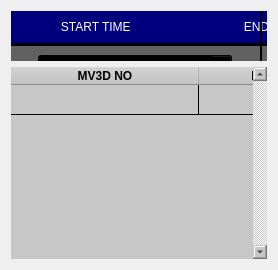
       <widget class="QWidget" name="real_time_tab">
        <attribute name="title">
         <string>REAL-TIME</string>
        </attribute>
        <layout class="QGridLayout" name="gridLayout_3">
         <item row="0" column="0">
          <widget class="QFrame" name="frame_2">
           <property name="sizePolicy">
            <sizepolicy hsizetype="Minimum" vsizetype="Minimum">
             <horstretch>0</horstretch>
             <verstretch>0</verstretch>
            </sizepolicy>
           </property>
           <property name="minimumSize">
            <size>
             <width>0</width>
             <height>50</height>
            </size>
           </property>
           <property name="maximumSize">
            <size>
             <width>16777215</width>
             <height>80</height>
            </size>
           </property>
           <property name="frameShape">
            <enum>QFrame::StyledPanel</enum>
           </property>
           <property name="frameShadow">
            <enum>QFrame::Raised</enum>
           </property>
           <widget class="Line" name="line_10">
            <property name="geometry">
             <rect>
              <x>0</x>
              <y>25</y>
              <width>971</width>
              <height>17</height>
             </rect>
            </property>
            <property name="frameShadow">
             <enum>QFrame::Plain</enum>
            </property>
            <property name="lineWidth">
             <number>3</number>
            </property>
            <property name="orientation">
             <enum>Qt::Horizontal</enum>
            </property>
           </widget>
           <widget class="QLabel" name="label_11">
            <property name="geometry">
             <rect>
              <x>0</x>
              <y>0</y>
              <width>971</width>
              <height>32</height>
             </rect>
            </property>
            <property name="styleSheet">
             <string notr="true">font: 75 bold 10pt &quot;Sans Serif&quot;;
color: rgb(255, 255, 255);
background-color: rgb(0, 0, 127);</string>
            </property>
            <property name="text">
             <string>               START TIME                                  END TIME                          MV3D NO                                 EXPORT</string>
            </property>
           </widget>
           <widget class="QLabel" name="label_12">
            <property name="geometry">
             <rect>
              <x>0</x>
              <y>35</y>
              <width>971</width>
              <height>44</height>
             </rect>
            </property>
            <property name="styleSheet">
             <string notr="true">font: 75 bold 10pt &quot;Sans Serif&quot;;
color: rgb(255, 255, 255);
background-color: rgb(97, 97, 97);</string>
            </property>
            <property name="text">
             <string/>
            </property>
           </widget>
           <widget class="QPushButton" name="save_flt_button">
            <property name="geometry">
             <rect>
              <x>704</x>
              <y>44</y>
              <width>221</width>
              <height>26</height>
             </rect>
            </property>
            <property name="font">
             <font>
              <family>Sans Serif</family>
              <pointsize>10</pointsize>
              <weight>50</weight>
              <italic>false</italic>
              <bold>false</bold>
             </font>
            </property>
            <property name="styleSheet">
             <string notr="true">background-color: rgb(0, 0, 0);
font: 10pt &quot;Sans Serif&quot;;
color: rgb(255, 255, 255);</string>
            </property>
            <property name="text">
             <string>EXPORT FAULT LOGS</string>
            </property>
           </widget>
           <widget class="Line" name="line_11">
            <property name="geometry">
             <rect>
              <x>240</x>
              <y>0</y>
              <width>20</width>
              <height>101</height>
             </rect>
            </property>
            <property name="frameShadow">
             <enum>QFrame::Plain</enum>
            </property>
            <property name="lineWidth">
             <number>2</number>
            </property>
            <property name="orientation">
             <enum>Qt::Vertical</enum>
            </property>
           </widget>
           <widget class="Line" name="line_12">
            <property name="geometry">
             <rect>
              <x>490</x>
              <y>0</y>
              <width>20</width>
              <height>101</height>
             </rect>
            </property>
            <property name="frameShadow">
             <enum>QFrame::Plain</enum>
            </property>
            <property name="lineWidth">
             <number>2</number>
            </property>
            <property name="orientation">
             <enum>Qt::Vertical</enum>
            </property>
           </widget>
           <widget class="QDateTimeEdit" name="faultstartdate">
            <property name="geometry">
             <rect>
              <x>27</x>
              <y>44</y>
              <width>194</width>
              <height>25</height>
             </rect>
            </property>
            <property name="styleSheet">
             <string notr="true">background-color: rgb(0, 0, 0);
font: 10pt &quot;Sans Serif&quot;;
color: rgb(255, 255, 255);</string>
            </property>
            <property name="alignment">
             <set>Qt::AlignLeading|Qt::AlignLeft|Qt::AlignVCenter</set>
            </property>
            <property name="buttonSymbols">
             <enum>QAbstractSpinBox::NoButtons</enum>
            </property>
            <property name="date">
             <date>
              <year>2019</year>
              <month>4</month>
              <day>6</day>
             </date>
            </property>
            <property name="displayFormat">
             <string>ddd dd MMMM yyyy</string>
            </property>
            <property name="calendarPopup">
             <bool>true</bool>
            </property>
           </widget>
           <widget class="QDateTimeEdit" name="faultenddate">
            <property name="geometry">
             <rect>
              <x>277</x>
              <y>44</y>
              <width>194</width>
              <height>25</height>
             </rect>
            </property>
            <property name="styleSheet">
             <string notr="true">background-color: rgb(0, 0, 0);
font: 10pt &quot;Sans Serif&quot;;
color: rgb(255, 255, 255);</string>
            </property>
            <property name="alignment">
             <set>Qt::AlignLeading|Qt::AlignLeft|Qt::AlignVCenter</set>
            </property>
            <property name="date">
             <date>
              <year>2019</year>
              <month>4</month>
              <day>6</day>
             </date>
            </property>
            <property name="displayFormat">
             <string>ddd dd MMMM yyyy</string>
            </property>
            <property name="calendarPopup">
             <bool>true</bool>
            </property>
           </widget>
           <widget class="QComboBox" name="grep_mv3d_exp">
            <property name="geometry">
             <rect>
              <x>540</x>
              <y>44</y>
              <width>81</width>
              <height>25</height>
             </rect>
            </property>
            <property name="font">
             <font>
              <family>Sans Serif</family>
              <pointsize>10</pointsize>
              <weight>50</weight>
              <italic>false</italic>
              <bold>false</bold>
             </font>
            </property>
            <property name="styleSheet">
             <string notr="true">background-color: rgb(0, 0, 0);
font: 10pt &quot;Sans Serif&quot;;
color: rgb(255, 255, 255);</string>
            </property>
            <item>
             <property name="text">
              <string>ALL</string>
             </property>
            </item>
            <item>
             <property name="text">
              <string>3D0068</string>
             </property>
            </item>
            <item>
             <property name="text">
              <string>3D0069</string>
             </property>
            </item>
            <item>
             <property name="text">
              <string>3D0070</string>
             </property>
            </item>
            <item>
             <property name="text">
              <string>3D0078</string>
             </property>
            </item>
           </widget>
           <widget class="Line" name="line_18">
            <property name="geometry">
             <rect>
              <x>650</x>
              <y>0</y>
              <width>20</width>
              <height>101</height>
             </rect>
            </property>
            <property name="frameShadow">
             <enum>QFrame::Plain</enum>
            </property>
            <property name="lineWidth">
             <number>2</number>
            </property>
            <property name="orientation">
             <enum>Qt::Vertical</enum>
            </property>
           </widget>
          </widget>
         </item>
         <item row="1" column="0">
          <widget class="QTableWidget" name="faulttable">
           <property name="sizePolicy">
            <sizepolicy hsizetype="Preferred" vsizetype="Preferred">
             <horstretch>0</horstretch>
             <verstretch>0</verstretch>
            </sizepolicy>
           </property>
           <property name="minimumSize">
            <size>
             <width>0</width>
             <height>0</height>
            </size>
           </property>
           <property name="styleSheet">
            <string notr="true">gridline-color: rgb(0, 0, 0);
background-color: rgb(199, 199, 199);</string>
           </property>
           <property name="frameShape">
            <enum>QFrame::NoFrame</enum>
           </property>
           <property name="verticalScrollBarPolicy">
            <enum>Qt::ScrollBarAlwaysOn</enum>
           </property>
           <property name="horizontalScrollBarPolicy">
            <enum>Qt::ScrollBarAlwaysOff</enum>
           </property>
           <property name="editTriggers">
            <set>QAbstractItemView::NoEditTriggers</set>
           </property>
           <property name="alternatingRowColors">
            <bool>false</bool>
           </property>
           <property name="showGrid">
            <bool>true</bool>
           </property>
           <property name="gridStyle">
            <enum>Qt::SolidLine</enum>
           </property>
           <property name="sortingEnabled">
            <bool>false</bool>
           </property>
           <property name="wordWrap">
            <bool>false</bool>
           </property>
           <property name="rowCount">
            <number>1</number>
           </property>
           <attribute name="horizontalHeaderVisible">
            <bool>true</bool>
           </attribute>
           <attribute name="horizontalHeaderCascadingSectionResizes">
            <bool>true</bool>
           </attribute>
           <attribute name="horizontalHeaderDefaultSectionSize">
            <number>188</number>
           </attribute>
           <attribute name="horizontalHeaderHighlightSections">
            <bool>true</bool>
           </attribute>
           <attribute name="horizontalHeaderMinimumSectionSize">
            <number>30</number>
           </attribute>
           <attribute name="horizontalHeaderShowSortIndicator" stdset="0">
            <bool>false</bool>
           </attribute>
           <attribute name="horizontalHeaderStretchLastSection">
            <bool>false</bool>
           </attribute>
           <attribute name="verticalHeaderVisible">
            <bool>false</bool>
           </attribute>
           <row/>
           <column>
            <property name="text">
             <string>MV3D NO</string>
            </property>
            <property name="font">
             <font>
              <weight>75</weight>
              <bold>true</bold>
             </font>
            </property>
            <property name="textAlignment">
             <set>AlignHCenter|AlignVCenter|AlignCenter</set>
            </property>
            <property name="background">
             <color>
              <red>0</red>
              <green>85</green>
              <blue>255</blue>
             </color>
            </property>
           </column>
           <column>
            <property name="text">
             <string>FAULT CAUSE</string>
            </property>
            <property name="font">
             <font>
              <weight>75</weight>
              <bold>true</bold>
             </font>
            </property>
            <property name="textAlignment">
             <set>AlignHCenter|AlignVCenter|AlignCenter</set>
            </property>
            <property name="background">
             <color>
              <red>0</red>
              <green>85</green>
              <blue>255</blue>
             </color>
            </property>
           </column>
           <column>
            <property name="text">
             <string>FAULT START</string>
            </property>
            <property name="font">
             <font>
              <weight>75</weight>
              <bold>true</bold>
             </font>
            </property>
            <property name="textAlignment">
             <set>AlignHCenter|AlignVCenter|AlignCenter</set>
            </property>
            <property name="background">
             <color>
              <red>0</red>
              <green>85</green>
              <blue>255</blue>
             </color>
            </property>
           </column>
           <column>
            <property name="text">
             <string>FAULT END</string>
            </property>
            <property name="font">
             <font>
              <weight>75</weight>
              <bold>true</bold>
             </font>
            </property>
            <property name="textAlignment">
             <set>AlignHCenter|AlignVCenter|AlignCenter</set>
            </property>
            <property name="background">
             <color>
              <red>0</red>
              <green>85</green>
              <blue>255</blue>
             </color>
            </property>
           </column>
           <column>
            <property name="text">
             <string>DURATION</string>
            </property>
            <property name="font">
             <font>
              <weight>75</weight>
              <bold>true</bold>
             </font>
            </property>
            <property name="textAlignment">
             <set>AlignHCenter|AlignVCenter|AlignCenter</set>
            </property>
            <property name="background">
             <color>
              <red>0</red>
              <green>85</green>
              <blue>255</blue>
             </color>
            </property>
           </column>
          </widget>
         </item>
        </layout>
       </widget>
